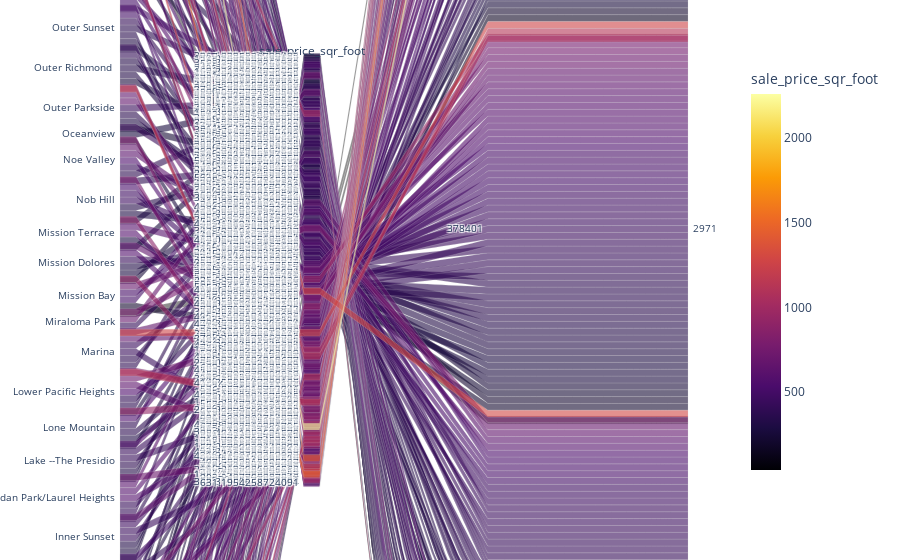

This figure's notebook cell:
### Markdown cell above
### Create a parallel coordinates plot and parallel categories plot of most expensive neighborhoods in San Francisco per year

### Code cell
# Parallel Categories Plot
px.parallel_categories(
    df_expensive_neighborhoods_per_year,
    dimensions=['neighborhood', 'sale_price_sqr_foot', 'housing_units', 'gross_rent'],
    color='sale_price_sqr_foot',
    color_continuous_scale=px.colors.sequential.Inferno,
    labels={
        'neighborhood': 'neighborhood',
        'sale_price_sqr_foot': 'sale_price_sqr_foot',
        'housing_units':'housing_units',
        'gross_rent': 'gross_rent'
    }
)

### Figure 1 — Plotly figure (JSON) as saved in the notebook; plotly's stock layout.template omitted (floating-point values rounded to 4 significant figures; data arrays with more than 128 entries replaced by an {"elided": "..."} marker saying what was removed)
{"data": [{"dimensions": [{"label": "neighborhood", "values": {"elided": "397 str values"}}, {"label": "sale_price_sqr_foot", "values": {"elided": "397 float values"}}, {"label": "housing_units", "values": {"elided": "397 int values"}}, {"label": "gross_rent", "values": {"elided": "397 int values"}}], "domain": {"x": [0, 1], "y": [0, 1]}, "line": {"color": {"elided": "397 float values"}, "coloraxis": "coloraxis"}, "name": "", "type": "parcats"}], "layout": {"autosize": true, "coloraxis": {"colorbar": {"title": {"text": "sale_price_sqr_foot"}}, "colorscale": [[0, "#000004"], [0.1111, "#1b0c41"], [0.2222, "#4a0c6b"], [0.3333, "#781c6d"], [0.4444, "#a52c60"], [0.5556, "#cf4446"], [0.6667, "#ed6925"], [0.7778, "#fb9b06"], [0.8889, "#f7d13d"], [1, "#fcffa4"]]}, "legend": {"tracegroupgap": 0}, "margin": {"t": 60}}}
